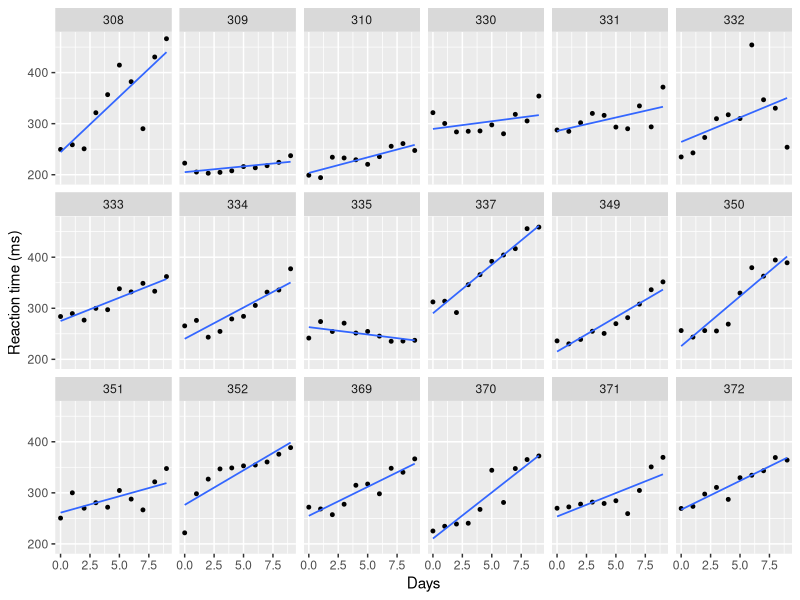

The R script that drew this image:
## ---- chunk 1
knitr::opts_chunk$set(echo = TRUE, message = FALSE, warning = FALSE)
## ---- chunk 2
library(lme4)
library(ggplot2)
data(sleepstudy)
str(sleepstudy)
table(table(sleepstudy$Subject))   # 18 subjects with 10 observations each
## ---- chunk 3
ggplot(sleepstudy, aes(Days, Reaction)) +
  geom_point(size = 1) +
  geom_smooth(method = "lm", se = FALSE, linewidth = 0.6) +
  facet_wrap(~ Subject, nrow = 3) +
  labs(y = "Reaction time (ms)")
## ---- chunk 4
fit_cp <- lm(Reaction ~ Days, data = sleepstudy)
summary(fit_cp)$coefficients
## ---- chunk 5
r <- matrix(resid(fit_cp), nrow = 10)          # column = subject, row = day
# average correlation between residuals of the same subject on two different days
cr <- cor(t(r))                                 # 10 x 10: day-by-day correlation across subjects
mean(cr[upper.tri(cr)])
## ---- chunk 6
fit_np <- lmList(Reaction ~ Days | Subject, data = sleepstudy)
coef_np <- coef(fit_np)
head(coef_np)
apply(coef_np, 2, sd)     # spread of the 18 separate intercepts and slopes
## ---- chunk 7
fit_pp <- lmer(Reaction ~ Days + (Days | Subject), data = sleepstudy)
coef_pp <- coef(fit_pp)$Subject      # beta + BLUP for each subject
head(coef_pp)
## ---- chunk 8
cmp <- data.frame(
  Subject   = rownames(coef_np),
  int_none  = coef_np[, 1], slope_none = coef_np[, 2],
  int_part  = coef_pp[, 1], slope_part = coef_pp[, 2]
)
cmp$int_all   <- coef(fit_cp)[1]
cmp$slope_all <- coef(fit_cp)[2]
cmp$slope_move <- cmp$slope_part - cmp$slope_none   # how far the slope was pulled
cmp[order(-abs(cmp$slope_move)), ][1:5, ]
## ---- chunk 9
se <- rbind(
  lm   = summary(fit_cp)$coefficients[, "Std. Error"],
  lmer = summary(fit_pp)$coefficients[, "Std. Error"]
)
round(se, 3)
